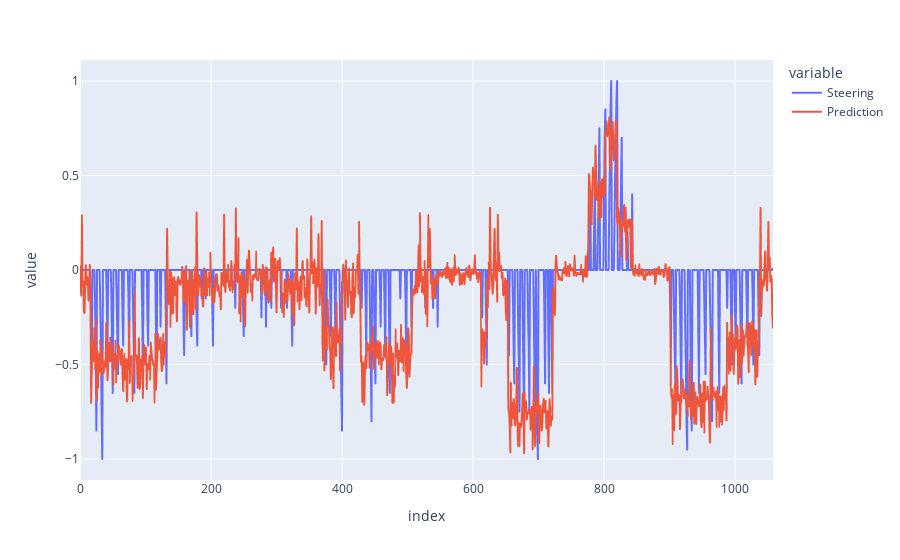

Notebook cell for this chart:
### Code cell
import plotly.express as px 
import plotly.graph_objects as go 

fig = px.line(df, y=['Steering', 'Prediction'])
fig.show()

### Figure 1 — Plotly figure (JSON) as saved in the notebook; plotly's stock layout.template omitted (floating-point values rounded to 4 significant figures; data arrays with more than 128 entries replaced by an {"elided": "..."} marker saying what was removed)
{"data": [{"hovertemplate": "variable=Steering<br>index=%{x}<br>value=%{y}<extra></extra>", "legendgroup": "Steering", "line": {"color": "#636efa", "dash": "solid"}, "marker": {"symbol": "circle"}, "mode": "lines", "name": "Steering", "showlegend": true, "type": "scattergl", "x": {"elided": "1059 int values"}, "xaxis": "x", "y": {"elided": "1059 float values"}, "yaxis": "y"}, {"hovertemplate": "variable=Prediction<br>index=%{x}<br>value=%{y}<extra></extra>", "legendgroup": "Prediction", "line": {"color": "#EF553B", "dash": "solid"}, "marker": {"symbol": "circle"}, "mode": "lines", "name": "Prediction", "showlegend": true, "type": "scattergl", "x": {"elided": "1059 int values"}, "xaxis": "x", "y": {"elided": "1059 float values"}, "yaxis": "y"}], "layout": {"legend": {"title": {"text": "variable"}, "tracegroupgap": 0}, "margin": {"t": 60}, "xaxis": {"anchor": "y", "domain": [0, 1], "title": {"text": "index"}}, "yaxis": {"anchor": "x", "domain": [0, 1], "title": {"text": "value"}}}}
